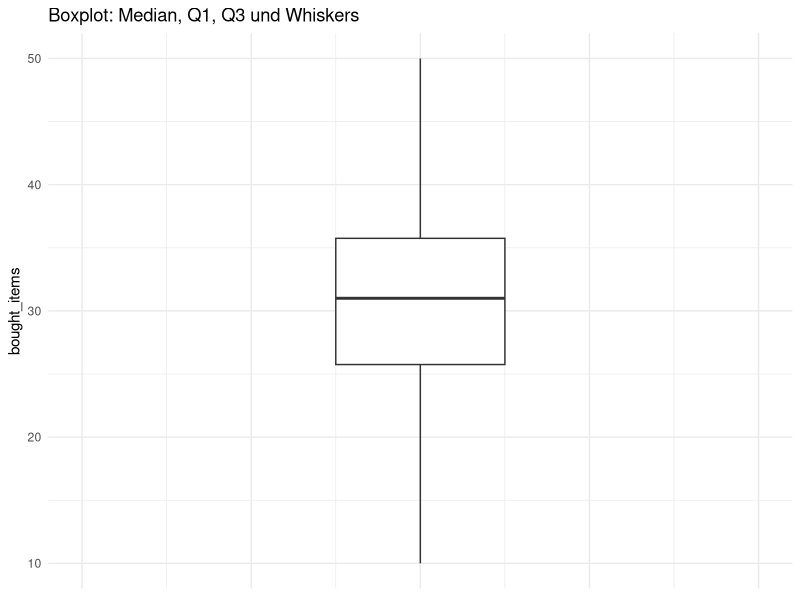

R code for this plot:
## ---- chunk 1
#| echo: false
#| warning: false

# plot boxplot
library(ggplot2)

  d <- data.frame(bought_items = c(3, 10, 25, 26, 29, 30, 32, 35, 35, 38, 45, 50))

d |> ggplot(aes(y = bought_items)) +
  geom_boxplot(width = 0.5,
               coef = 1.6,
               outliers = FALSE) +
  theme_minimal()+
  xlim(-1,1) +
  theme(axis.title.x=element_blank(),
        axis.text.x=element_blank(),
        axis.ticks.x=element_blank()) +
  ggtitle("Boxplot: Median, Q1, Q3 und Whiskers")

